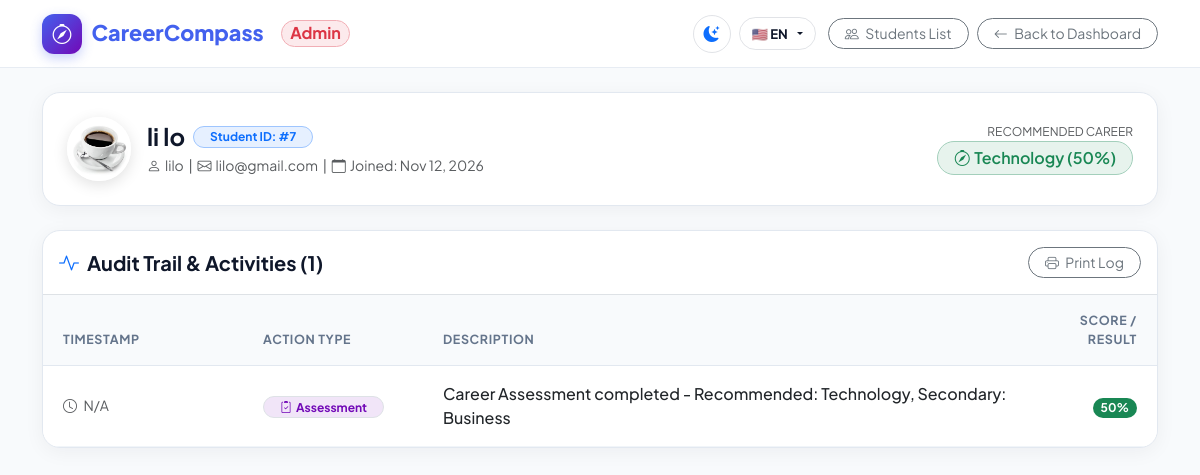
Page /admin/user/7/activities (signed in) on the committed database.
### App/model/user.py (models this page shows, shortened)
class User(db.Model):
    __tablename__ = 'users'
    id = db.Column(db.Integer, primary_key=True)
    username = db.Column(db.String(80), unique=True, nullable=False)
    email = db.Column(db.String(120), unique=True, nullable=False)
    password_hash = db.Column(db.String(255))
    is_admin = db.Column(db.Boolean, default=False)
    profile_image = db.Column(db.String(255), nullable=True)
    first_name = db.Column(db.String(80), nullable=True)
    last_name = db.Column(db.String(80), nullable=True)
    phone = db.Column(db.String(20), nullable=True)
    recommended_career = db.Column(db.String(120), nullable=True)
    secondary_career = db.Column(db.String(120), nullable=True)
    confidence_score = db.Column(db.Integer, default=0)
    assessment_completed = db.Column(db.Boolean, default=False)
    last_assessment = db.Column(db.DateTime, nullable=True)
    created_at = db.Column(db.DateTime, default=datetime.utcnow)

### App/model/activity.py (models this page shows, shortened)
class UserActivity(db.Model):
    __tablename__ = 'user_activities'
    id = db.Column(db.Integer, primary_key=True)
    user_id = db.Column(db.Integer, db.ForeignKey('users.id'), nullable=False)
    activity_type = db.Column(db.String(80), nullable=False)  # e.g., 'quiz_completed', 'fact_viewed', 'rule_applied'
    description = db.Column(db.Text, nullable=True)
    score = db.Column(db.Integer, nullable=True)
    duration_seconds = db.Column(db.Integer, nullable=True)  # Time spent in seconds
    additional_data = db.Column(db.JSON, nullable=True)  # Additional data as JSON
    created_at = db.Column(db.DateTime, default=datetime.utcnow)

### App/routes/auth.py (the view)
@auth_bp.route('/admin/user/<int:user_id>/activities')
@admin_required
def admin_user_activities_page(user_id):
    user = User.query.get(user_id)
    if not user:
        flash('User not found')
        return redirect(url_for('auth.admin_dashboard'))
    activities = UserActivity.query.filter_by(user_id=user_id).order_by(UserActivity.created_at.desc()).all()
    return render_template('admin_user_activities.html', user=user, activities=activities)

### App/routes/auth.py (called while the page is built)
def admin_required(f):
    @wraps(f)
    def decorated_function(*args, **kwargs):
        if 'user_id' not in session:
            return redirect(url_for('auth.login'))
        user = User.query.get(session['user_id'])
        if not user:
            session.clear()
            flash('User session invalid. Please log in again.')
            return redirect(url_for('auth.login'))
        if not user.is_admin:
            flash('Access denied: Administrator privileges required.')
            return redirect(url_for('auth.account'))
        return f(*args, **kwargs)
    return decorated_function

### App/templates/admin_user_activities.html (shortened to what this page needs)
<!DOCTYPE html>
<html lang="en">
<head>
    <link href="https://cdn.jsdelivr.net/npm/bootstrap@5.3.0/dist/css/bootstrap.min.css" rel="stylesheet">
    <link rel="stylesheet" href="https://cdn.jsdelivr.net/npm/bootstrap-icons@1.11.0/font/bootstrap-icons.css">
    <link rel="stylesheet" href="{{ url_for('static', filename='css/theme.css') }}">
</head>
<body>
    <nav class="portal-navbar">
        <div class="container d-flex justify-content-between align-items-center">
            <a href="{{ url_for('auth.admin_dashboard') }}" class="brand-logo">
                <div class="brand-icon-box">
                    <i class="bi bi-compass"></i>
                </div>
                <span data-i18n="brand_name">CareerCompass</span>
                <span class="badge bg-danger bg-opacity-10 text-danger border border-danger-subtle rounded-pill fs-7 ms-2 py-1 px-2">Admin</span>
            </a>
            <div class="d-flex align-items-center gap-2">
                <button type="button" class="theme-toggle-btn" onclick="toggleTheme()" title="Toggle Dark/Light Mode">
                </button>
                <div class="dropdown me-1">
                    <button class="lang-selector-btn dropdown-toggle" data-bs-toggle="dropdown" aria-expanded="false" title="Change Language">
                        <span class="lang-btn-text">🇺🇸 EN</span>
                    </button>
                </div>
                <a href="{{ url_for('auth.all_employees_page') }}" class="btn btn-outline-secondary btn-sm rounded-pill px-3">
                    <i class="bi bi-people me-1"></i> Students List
                </a>
                <a href="{{ url_for('auth.admin_dashboard') }}" class="btn btn-outline-secondary btn-sm rounded-pill px-3">
                    <i class="bi bi-arrow-left me-1"></i> <span data-i18n="btn_back_dashboard">Dashboard</span>
                </a>
            </div>
        </div>
    </nav>
    <main class="container py-4">
        <div class="data-card p-4 mb-4">
            <div class="d-flex justify-content-between align-items-center flex-wrap gap-3">
                <div class="d-flex align-items-center gap-3">
                    {% if user.profile_image %}
                    <img src="{{ url_for('static', filename='uploads/' + user.profile_image) }}" class="avatar-img-lg" alt="Avatar">
                    {% else %}
                    <div class="avatar-circle-lg">
                        {{ user.username[0]|upper }}
                    </div>
                    {% endif %}
                    <div>
                        <div class="d-flex align-items-center gap-2 flex-wrap">
                            <h2 class="fw-bold fs-4 mb-0">{{ (user.first_name or '') + ' ' + (user.last_name or '') | trim or user.username }}</h2>
                            <span class="badge bg-primary bg-opacity-10 text-primary border border-primary-subtle rounded-pill px-3 py-1">
                                Student ID: #{{ user.id }}
                            </span>
                        </div>
                        <div class="text-muted small mt-1">
                            <i class="bi bi-person me-1"></i>{{ user.username }} &nbsp;|&nbsp;
                            <i class="bi bi-envelope me-1"></i>{{ user.email }} &nbsp;|&nbsp;
                            <i class="bi bi-calendar me-1"></i>Joined: {{ user.created_at.strftime('%b %d, %Y') if user.created_at else 'N/A' }}
                        </div>
                    </div>
                </div>
                <div class="d-flex align-items-center gap-2 flex-wrap">
                    {% if user.recommended_career %}
                    <div class="text-end">
                        <div class="text-muted small" style="font-size: 0.75rem;">RECOMMENDED CAREER</div>
                        <span class="badge bg-success bg-opacity-10 text-success border border-success-subtle rounded-pill px-3 py-2 fw-semibold fs-6">
                            <i class="bi bi-compass me-1"></i>{{ user.recommended_career }} ({{ user.confidence_score }}%)
                        </span>
                    </div>
                    {% endif %}
                </div>
            </div>
        </div>
        <div class="data-card">
            <div class="p-3 border-bottom d-flex justify-content-between align-items-center">
                <h3 class="fs-5 fw-bold mb-0 d-flex align-items-center gap-2">
                    <i class="bi bi-activity text-primary"></i>
                    Audit Trail & Activities ({{ activities|length }})
                </h3>
                <button onclick="window.print()" class="btn btn-sm btn-outline-secondary rounded-pill px-3">
                    <i class="bi bi-printer me-1"></i> Print Log
                </button>
            </div>
            <div class="table-responsive">
                <table class="table table-custom mb-0">
                    <thead>
                        <tr>
                            <th style="width: 200px;">Timestamp</th>
                            <th style="width: 180px;">Action Type</th>
                            <th>Description</th>
                            <th style="width: 120px;" class="text-end">Score / Result</th>
                        </tr>
                    </thead>
                    <tbody>
                        {% for a in activities %}
                        <tr>
                            <td class="text-muted small">
                                <i class="bi bi-clock me-1"></i>
                                {{ a.timestamp.strftime('%Y-%m-%d %H:%M:%S') if a.timestamp else 'N/A' }}
                            </td>
                            <td>
                                {% if a.activity_type == 'login' %}
                                <span class="badge bg-primary bg-opacity-10 text-primary border border-primary-subtle rounded-pill px-3 py-1">
                                    <i class="bi bi-box-arrow-in-right me-1"></i>User Login
                                </span>
                                {% elif a.activity_type == 'register' %}
                                <span class="badge bg-success bg-opacity-10 text-success border border-success-subtle rounded-pill px-3 py-1">
                                    <i class="bi bi-person-plus me-1"></i>Registration
                                </span>
                                {% elif a.activity_type == 'assessment_completed' %}
                                <span class="badge bg-purple bg-opacity-10 text-purple border rounded-pill px-3 py-1" style="background-color: rgba(114, 9, 183, 0.1); color: #7209b7; border-color: rgba(114, 9, 183, 0.2);">
                                    <i class="bi bi-clipboard2-check me-1"></i>Assessment
                                </span>
                                {% elif a.activity_type == 'profile_update' %}
                                <span class="badge bg-info bg-opacity-10 text-info border border-info-subtle rounded-pill px-3 py-1">
                                    <i class="bi bi-pencil me-1"></i>Profile Update
                                </span>
                                {% else %}
                                <span class="badge bg-secondary bg-opacity-10 text-secondary border border-secondary-subtle rounded-pill px-3 py-1">
                                    {{ a.activity_type }}
                                </span>
                                {% endif %}
                            </td>
                            <td>
                                <span class="fw-medium">{{ a.description }}</span>
                            </td>
                            <td class="text-end">
                                {% if a.score %}
                                <span class="badge bg-success text-white rounded-pill px-2 py-1 fw-bold">
                                    {{ a.score }}%
                                </span>
                                {% else %}
                                <span class="text-muted small">—</span>
                                {% endif %}
                            </td>
                        </tr>
                        {% endfor %}
                    </tbody>
                </table>
            </div>
        </div>
    </main>
</body>
</html>

### App/static/css/theme.css (style rules this page uses)
:root { --theme-transition: background-color 0.3s ease, color 0.3s ease, border-color 0.3s ease, box-shadow 0.3s ease; }
.theme-toggle-btn { width: 38px; height: 38px; border-radius: 50%; display: flex; align-items: center; justify-content: center; border: 1px solid rgba(156, 163, 175, 0.3); background: transparent; cursor: pointer; transition: var(--theme-transition); color: inherit; }
.lang-selector-btn { padding: 0.35rem 0.75rem; border-radius: 20px; border: 1px solid rgba(156, 163, 175, 0.3); background: transparent; cursor: pointer; font-size: 0.82rem; font-weight: 700; display: flex; align-items: center; gap: 0.35rem; transition: var(--theme-transition); color: inherit; }

### App/templates/admin_user_activities.html (style rules this page uses)
:root { --primary: #4361ee; --primary-light: #eef2ff; --success: #10b981; --warning: #f59e0b; --danger: #ef4444; --dark: #0f172a; --gray-100: #f1f5f9; --gray-200: #e2e8f0; --gray-500: #64748b; --gray-700: #334155; --transition: all 0.25s cubic-bezier(0.4, 0, 0.2, 1); }
body { font-family: 'Plus Jakarta Sans', 'Inter', sans-serif; background-color: #f8fafc; color: var(--dark); min-height: 100vh; transition: var(--theme-transition); }
.portal-navbar { background: rgba(255, 255, 255, 0.95); backdrop-filter: blur(12px); border-bottom: 1px solid rgba(226, 232, 240, 0.8); position: sticky; top: 0; z-index: 1020; padding: 0.85rem 0; }
.brand-logo { font-weight: 800; font-size: 1.35rem; color: var(--primary); text-decoration: none; display: flex; align-items: center; gap: 0.6rem; }
.brand-icon-box { width: 40px; height: 40px; background: linear-gradient(135deg, #4361ee 0%, #7209b7 100%); color: white; border-radius: 12px; display: flex; align-items: center; justify-content: center; font-size: 1.25rem; box-shadow: 0 4px 12px rgba(67, 97, 238, 0.3); }
.data-card { background: white; border: 1px solid #e2e8f0; border-radius: 18px; box-shadow: 0 4px 20px rgba(15, 23, 42, 0.05); overflow: hidden; }
.avatar-img-lg { width: 64px; height: 64px; border-radius: 50%; object-fit: cover; border: 3px solid white; box-shadow: 0 4px 15px rgba(0,0,0,0.12); }
.table-custom th { font-size: 0.78rem; text-transform: uppercase; letter-spacing: 0.05em; color: var(--gray-500); font-weight: 700; padding: 1rem 1.25rem; background: #f8fafc; border-bottom: 1px solid #e2e8f0; }
.table-custom td { padding: 1rem 1.25rem; vertical-align: middle; border-bottom: 1px solid #f1f5f9; }

### rows in the picture
User: profile_image (picture), first_name+last_name "li lo", id "7", username "lilo", email "lilo@gmail.com", created_at "Nov 12, 2026", recommended_career "Technology", confidence_score "50"
UserActivity: timestamp "N/A", shows "Assessment", description "Career Assessment completed - Recommended: Technology, Secondary: Business", score "50"

### other values in the picture
{{ activities|length }} "1"
